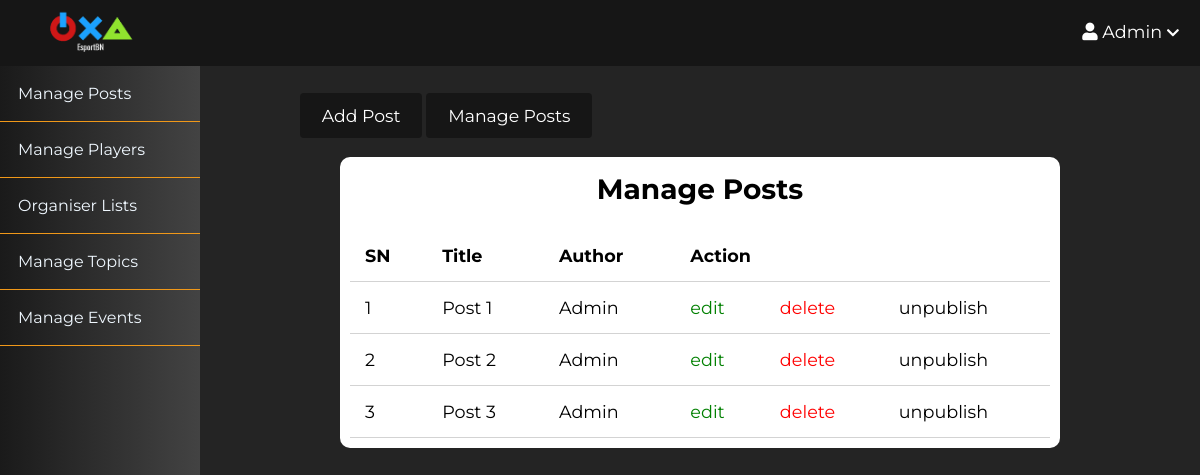
The page /moderator/posts/index.php (signed in) on the database its author committed.
### tables this page shows
CREATE TABLE `posts` (
  `id` int(11) NOT NULL,
  `user_id` int(11) NOT NULL,
  `topic_id` int(11) DEFAULT NULL,
  `title` varchar(255) NOT NULL,
  `image` varchar(255) NOT NULL,
  `body` text NOT NULL,
  `published` tinyint(4) NOT NULL,
  `created_at` datetime NOT NULL DEFAULT current_timestamp()
);

### app/database/db.php (called while the page is built, shortened)
<?php
require('connect.php');
function selectAll($table, $conditions = [])
{
    global $conn;
    $sql = "SELECT * FROM $table";
    if (empty($conditions)) {
        $stmt = $conn->prepare($sql);
        $stmt->execute();
        $records = $stmt->get_result()->fetch_all(MYSQLI_ASSOC);
        return $records;
    }
}

### app/controllers/posts.php (called while the page is built, shortened)
<?php
include(ROOT_PATH . "/app/database/db.php");
$table = 'posts';
$posts = selectAll($table);

### moderator/posts/index.php (the view, shortened to what this page needs)
<?php include(ROOT_PATH . "/app/controllers/posts.php");
?>
<!DOCTYPE html>
<html lang="en">
    <head>
        <link rel="stylesheet"
            href="https://use.fontawesome.com/releases/v5.7.2/css/all.css"
>
        <link rel="stylesheet" href="../../assets/css/style.css">
        <link rel="stylesheet" href="../../assets/css/moderator.css">
    </head>
    <body>
    <?php include(ROOT_PATH . "/app/includes/moderatorHeader.php"); ?>
        <div class="moderator-wrapper">
        <?php include(ROOT_PATH . "/app/includes/moderatorSidebar.php"); ?>
            <div class="moderator-content">
                <div class="button-group">
                    <a href="create.php" class="btn btn-big">Add Post</a>
                    <a href="index.php" class="btn btn-big">Manage Posts</a>
                </div>
                <div class="content">
                    <h2 class="page-title">Manage Posts</h2>
                    <table>
                        <thead>
                            <th>SN</th>
                            <th>Title</th>
                            <th>Author</th>
                            <th colspan="3">Action</th>
                        </thead>
                        <tbody>
                            <?php foreach ($posts as $key => $post): ?>
                                <tr>
                                    <td><?php echo $key + 1; ?></td>
                                    <td><?php echo $post['title'] ?></td>
                                    <td><?php echo $_SESSION['username']; ?></td>
                                    <td><a href="edit.php?id=<?php echo $post['id']; ?>" class="edit">edit</a></td>
                                    <td><a href="edit.php?delete_id=<?php echo $post['id']; ?>" class="delete">delete</a></td>
                             <?php if($_SESSION['admin']): ?>
                                    <?php if ($post['published']): ?>
                                        <td><a href="edit.php?published=0&p_id=<?php echo $post['id'] ?>" class="unpublish">unpublish</a></td>
                                    <?php else: ?>
                                        <td><a href="edit.php?published=1&p_id=<?php echo $post['id'] ?>" class="publish">publish</a></td>
                                    <?php endif; ?>
                                    <?php endif; ?>
                                </tr>
                            <?php endforeach; ?>
                        </tbody>
                    </table>
                </div>
            </div>
        </div>
    </body>
</html>

### assets/css/style.css (style rules this page uses)
* { box-sizing: border-box; }
html, body { height: 100%; padding: 0px; margin: 0px; background: #242424; font-family: "Montserrat", serif ; }
h2, h3, h4, h5, h6 { font-family: "Montserrat", serif; color: black; margin: 5px; }
a { text-decoration: none; color: inherit; }
.btn { padding: 0rem 1rem; background: #161616; color: white; border: 1px solid transparent; border-radius: 0.25rem; font-size: 1.08em; font-family: "Montserrat", sans-serif; }
.btn-big { padding: 0.7rem 1.3rem; line-height: 1.3rem; }
.content { width: 90%; margin: 30px auto 30px; background: white; border-radius: 10px; padding : 10px; }

### assets/css/moderator.css (style rules this page uses)
.moderator-wrapper { display: flex; height: calc(100% - 66px); }
.moderator-wrapper .moderator-content { flex: 8; height: 100%; padding: 40px 100px 100px; overflow-y: scroll; }
.moderator-content .page-title { font-size: 28px; text-align: center; margin-bottom: 1.5rem; }
table { width: 100%; border-collapse: collapse; font-size: 1.1rem; }
th, td { padding: 15px; text-align: left; border-bottom: 1px solid #d3d3d3; }
.edit { color: green; }
.delete { color: red; }

### rows shown on the page
posts: title "Post 1"
posts: title "Post 2"
posts: title "Post 3"

### other values the page prints
$_SESSION['username'] "Admin"
